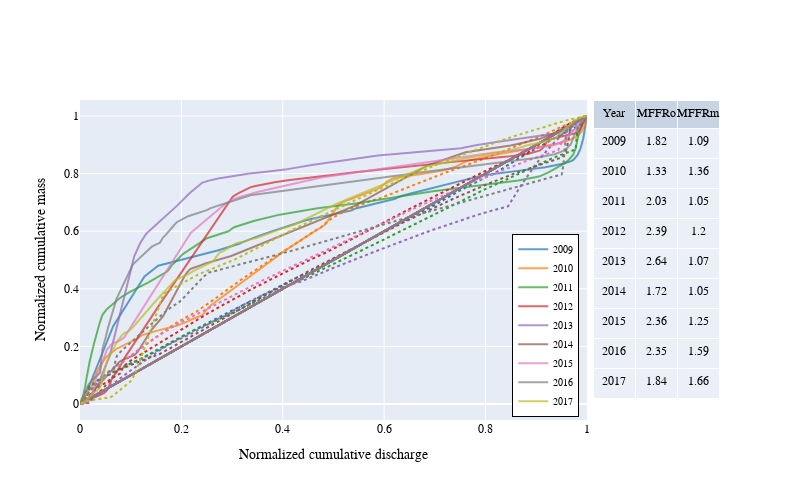

Here is the notebook cell this chart was saved with:
### Code cell
from plotly.subplots import make_subplots
import re

fig = make_subplots(
    rows=1, cols=2,
    column_widths=[0.8, 0.2],
    horizontal_spacing = 0.01,
    specs=[[{"type": "scatter"}, {"type": "table"}]]
)
    
for ii in range(2009, 2018):
    # Plot simulations
    df_mod_temp = df_mod_plot.loc[pd.to_datetime(f'{ii}-07-01'):pd.to_datetime(f'{ii+1}-07-01'), :].values
    fig.add_trace(go.Scatter(x = df_mod_temp[:, 0], y=df_mod_temp[:, 1], mode = 'lines', showlegend=False,
                            line = dict(width=2, dash='dot', color = color_list[ii-2009])), 
                  row=1, col=1)
    
    # Plot observations
    df_obs_temp = df_obs_plot.loc[pd.to_datetime(f'{ii}-07-01'):pd.to_datetime(f'{ii+1}-07-01'), :].values
    fig.add_trace(go.Scatter(x = df_obs_temp[:, 0], y=df_obs_temp[:, 1], mode = 'lines', name=ii,
                            line = dict(width=2, color = color_list[ii-2009]), opacity=0.7),
                  row=1, col=1)

fig.add_trace(go.Table(
        header=dict(
            values=['Year', 'MFFRo', 'MFFRm'],
            font=dict(size=12),
            align="center"
        ),
        cells=dict(
            values=[mffr[k].tolist() for k in mffr.columns[0:]],
            align = "center")
    ),
        row=1, col=2,       
)

fig.update_traces(cells_height=30, row=1, col=2)

fig.update_layout(
    yaxis = dict(
        title_text = ylabel
    ),
     xaxis = dict(
        title_text = xlabel
    )
)

fig.update_layout(height=500, width=800,
                legend = dict(yanchor="bottom", y = 0.01, xanchor = "right", x = 0.78, 
                font = dict(size=10), orientation='v', bgcolor="white",
                bordercolor="Black",
                borderwidth=1), font_family = "Arial", font_color = 'black')

fig.show()
fig.write_image(fig_path + 'SSL-Q_cumulative_lines_table_30.png', scale=2)

### Figure 1 — Plotly figure (JSON) as saved in the notebook; plotly's stock layout.template omitted (floating-point values rounded to 4 significant figures; data arrays with more than 128 entries replaced by an {"elided": "..."} marker saying what was removed)
{"data": [{"line": {"color": "#1F77B4", "dash": "dot", "width": 2}, "mode": "lines", "showlegend": false, "type": "scatter", "x": {"elided": "366 float values"}, "xaxis": "x", "y": {"elided": "366 float values"}, "yaxis": "y"}, {"line": {"color": "#1F77B4", "width": 2}, "mode": "lines", "name": "2009", "opacity": 0.7, "type": "scatter", "x": {"elided": "366 float values"}, "xaxis": "x", "y": {"elided": "366 float values"}, "yaxis": "y"}, {"line": {"color": "#FF7F0E", "dash": "dot", "width": 2}, "mode": "lines", "showlegend": false, "type": "scatter", "x": {"elided": "366 float values"}, "xaxis": "x", "y": {"elided": "366 float values"}, "yaxis": "y"}, {"line": {"color": "#FF7F0E", "width": 2}, "mode": "lines", "name": "2010", "opacity": 0.7, "type": "scatter", "x": {"elided": "366 float values"}, "xaxis": "x", "y": {"elided": "366 float values"}, "yaxis": "y"}, {"line": {"color": "#2CA02C", "dash": "dot", "width": 2}, "mode": "lines", "showlegend": false, "type": "scatter", "x": {"elided": "367 float values"}, "xaxis": "x", "y": {"elided": "367 float values"}, "yaxis": "y"}, {"line": {"color": "#2CA02C", "width": 2}, "mode": "lines", "name": "2011", "opacity": 0.7, "type": "scatter", "x": {"elided": "367 float values"}, "xaxis": "x", "y": {"elided": "367 float values"}, "yaxis": "y"}, {"line": {"color": "#D62728", "dash": "dot", "width": 2}, "mode": "lines", "showlegend": false, "type": "scatter", "x": {"elided": "366 float values"}, "xaxis": "x", "y": {"elided": "366 float values"}, "yaxis": "y"}, {"line": {"color": "#D62728", "width": 2}, "mode": "lines", "name": "2012", "opacity": 0.7, "type": "scatter", "x": {"elided": "366 float values"}, "xaxis": "x", "y": {"elided": "366 float values"}, "yaxis": "y"}, {"line": {"color": "#9467BD", "dash": "dot", "width": 2}, "mode": "lines", "showlegend": false, "type": "scatter", "x": {"elided": "366 float values"}, "xaxis": "x", "y": {"elided": "366 float values"}, "yaxis": "y"}, {"line": {"color": "#9467BD", "width": 2}, "mode": "lines", "name": "2013", "opacity": 0.7, "type": "scatter", "x": {"elided": "366 float values"}, "xaxis": "x", "y": {"elided": "366 float values"}, "yaxis": "y"}, {"line": {"color": "#8C564B", "dash": "dot", "width": 2}, "mode": "lines", "showlegend": false, "type": "scatter", "x": {"elided": "366 float values"}, "xaxis": "x", "y": {"elided": "366 float values"}, "yaxis": "y"}, {"line": {"color": "#8C564B", "width": 2}, "mode": "lines", "name": "2014", "opacity": 0.7, "type": "scatter", "x": {"elided": "366 float values"}, "xaxis": "x", "y": {"elided": "366 float values"}, "yaxis": "y"}, {"line": {"color": "#E377C2", "dash": "dot", "width": 2}, "mode": "lines", "showlegend": false, "type": "scatter", "x": {"elided": "367 float values"}, "xaxis": "x", "y": {"elided": "367 float values"}, "yaxis": "y"}, {"line": {"color": "#E377C2", "width": 2}, "mode": "lines", "name": "2015", "opacity": 0.7, "type": "scatter", "x": {"elided": "367 float values"}, "xaxis": "x", "y": {"elided": "367 float values"}, "yaxis": "y"}, {"line": {"color": "#7F7F7F", "dash": "dot", "width": 2}, "mode": "lines", "showlegend": false, "type": "scatter", "x": {"elided": "366 float values"}, "xaxis": "x", "y": {"elided": "366 float values"}, "yaxis": "y"}, {"line": {"color": "#7F7F7F", "width": 2}, "mode": "lines", "name": "2016", "opacity": 0.7, "type": "scatter", "x": {"elided": "366 float values"}, "xaxis": "x", "y": {"elided": "366 float values"}, "yaxis": "y"}, {"line": {"color": "#BCBD22", "dash": "dot", "width": 2}, "mode": "lines", "showlegend": false, "type": "scatter", "x": {"elided": "365 float values"}, "xaxis": "x", "y": {"elided": "365 float values"}, "yaxis": "y"}, {"line": {"color": "#BCBD22", "width": 2}, "mode": "lines", "name": "2017", "opacity": 0.7, "type": "scatter", "x": {"elided": "365 float values"}, "xaxis": "x", "y": {"elided": "365 float values"}, "yaxis": "y"}, {"cells": {"align": "center", "height": 30, "values": [[2009, 2010, 2011, 2012, 2013, 2014, 2015, 2016, 2017], [1.82, 1.33, 2.03, 2.39, 2.64, 1.72, 2.36, 2.35, 1.84], [1.09, 1.36, 1.05, 1.2, 1.07, 1.05, 1.25, 1.59, 1.66]]}, "domain": {"x": [0.802, 1], "y": [0, 1]}, "header": {"align": "center", "font": {"size": 12}, "values": ["Year", "MFFRo", "MFFRm"]}, "type": "table"}], "layout": {"font": {"color": "black", "family": "Arial"}, "height": 500, "legend": {"bgcolor": "white", "bordercolor": "Black", "borderwidth": 1, "font": {"size": 10}, "orientation": "v", "x": 0.78, "xanchor": "right", "y": 0.01, "yanchor": "bottom"}, "width": 800, "xaxis": {"anchor": "y", "autorange": true, "domain": [0, 0.792], "range": [3.082e-05, 1.0], "title": {"text": "Normalized cumulative discharge"}, "type": "linear"}, "yaxis": {"anchor": "x", "autorange": true, "domain": [0, 1], "range": [-0.05555, 1.056], "title": {"text": "Normalized cumulative mass"}, "type": "linear"}}}
